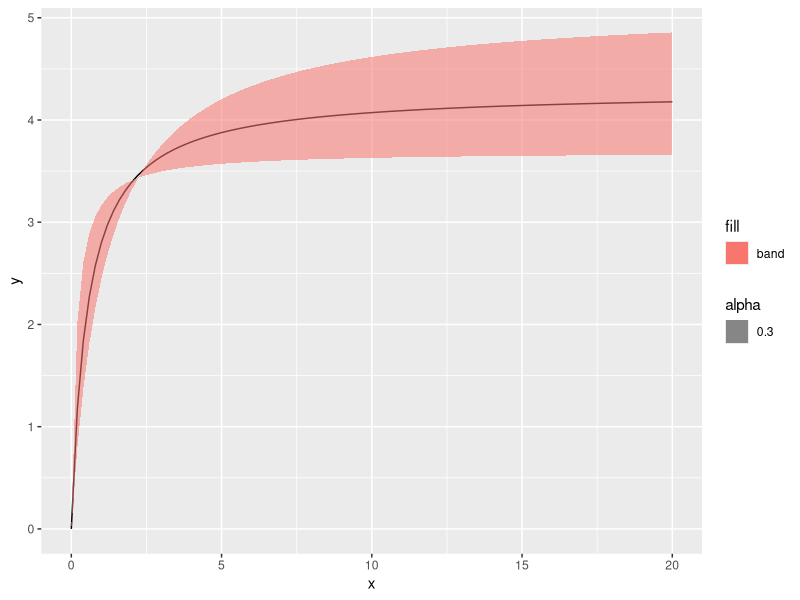
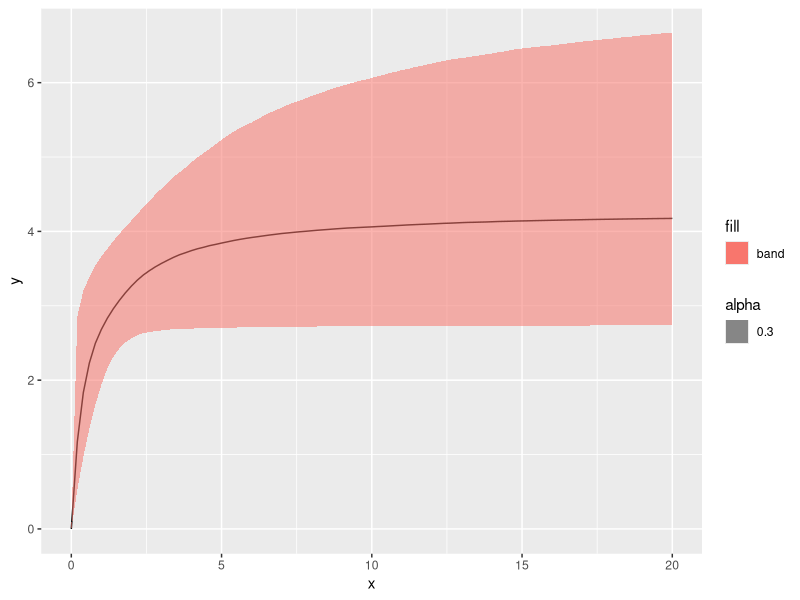
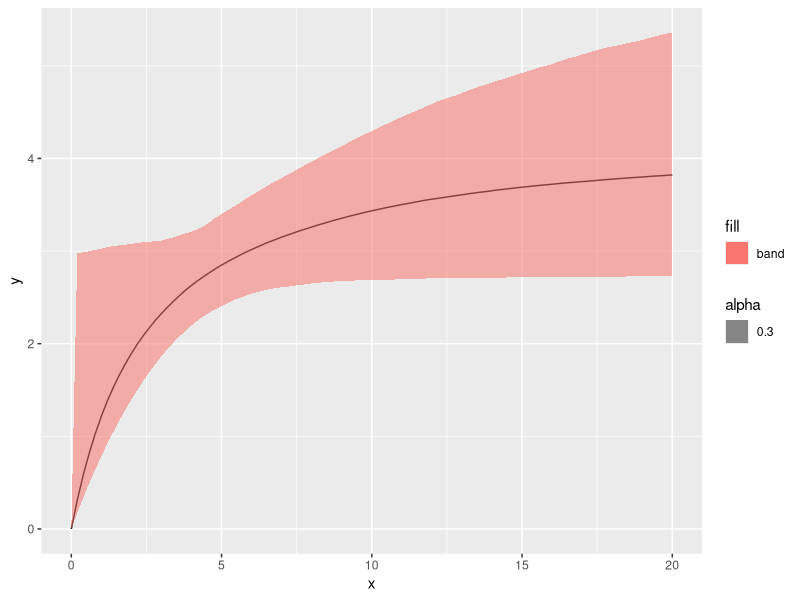
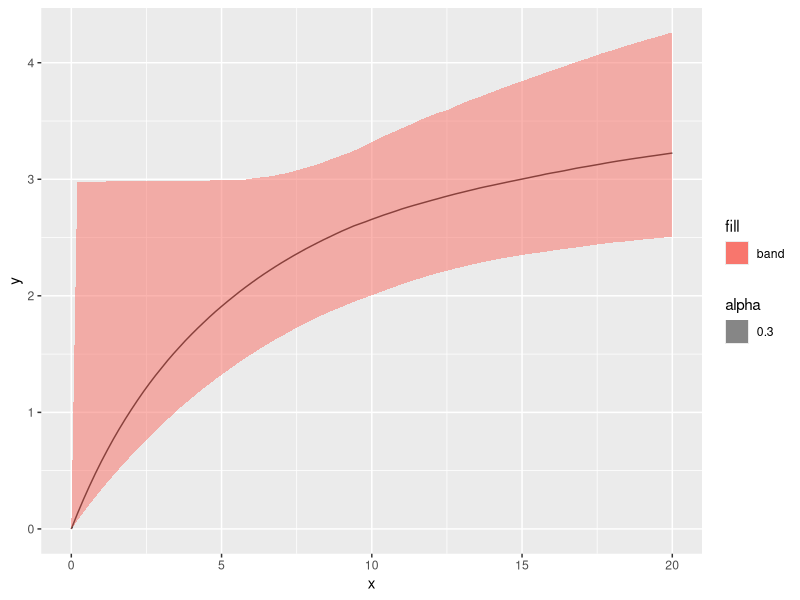
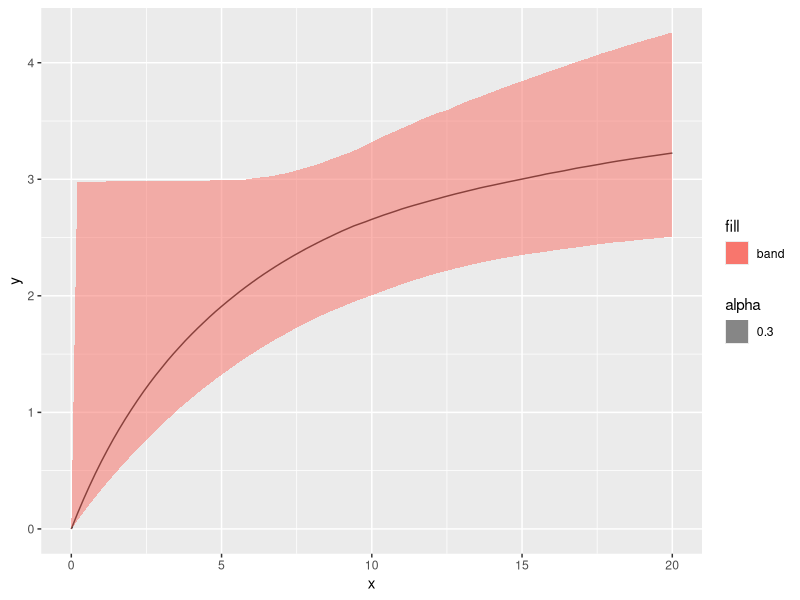

Write the R code that produced these figures, in order.
# Plot crab Functional Response Curves with bootstrapped confidence bands
# Author: Joe Curtis, 4/11/2019

# Load libraries, import data

rm(list=ls())

library(tidyverse)
library(here)


boot_param_hv <- read.csv(here("analysis/results/bootstrap_results_hv_avg.csv"))

# Get quartiles for bootstrapped parameters

boot_param_hv_sort <- as.data.frame(apply(boot_param_hv, 2,sort,decreasing = F))
lower_ci_hv <- boot_param_hv_sort[2500,c(1:4)]
upper_ci_hv <- boot_param_hv_sort[7500,c(1:4)]
median_ci_hv <- summarise(boot_param_hv_sort, a = median(a), b = median(b), s = median(s), m = median(m))

x_range <- seq(0,20,20/100)

lower_line_hv_1p <- (lower_ci_hv$a * x_range)/((lower_ci_hv$b*x_range)+(1^lower_ci_hv$m))
median_line_hv_1p <- (median_ci_hv$a * x_range)/((median_ci_hv$b*x_range)+(1^median_ci_hv$m))
upper_line_hv_1p <- (upper_ci_hv$a * x_range)/((upper_ci_hv$b*x_range)+(1^upper_ci_hv$m))

hv_plot_1p <- data.frame(x = x_range, y = median_line_hv_1p, lower = lower_line_hv_1p, upper = upper_line_hv_1p)

ggplot(hv_plot_1p, aes(x,y)) +
  geom_line() +
  geom_ribbon(aes(ymin=lower,ymax=upper,x=x,fill="band", alpha = 0.3))

boot_val_hv <- data.frame(matrix(ncol = nrow(boot_param_hv),nrow = length(x_range)))
for(i in seq(1,nrow(boot_param_hv),1)) {
  boot_val_hv[i] <- (boot_param_hv$a[i] * x_range)/((boot_param_hv$b[i]*x_range)+(1^boot_param_hv$m[i]))
}

boot_val_hv <- t(boot_val_hv)
boot_val_hv_sort <- as.data.frame(apply(boot_val_hv, 2,sort,decreasing = F))
boot_val_hv_lower <- as.data.frame(t(boot_val_hv_sort[500,]))
boot_val_hv_upper <- as.data.frame(t(boot_val_hv_sort[9500,]))
boot_val_hv_median <- as.data.frame(apply(boot_val_hv_sort, 2, median))
boot_val_hv_1p <- data.frame(x = x_range, y = boot_val_hv_median, lower = boot_val_hv_lower, upper = boot_val_hv_upper)
colnames(boot_val_hv_1p) <- c("x","y","upper","lower")

ggplot(boot_val_hv_1p, aes(x,y)) +
  geom_line() +
  geom_ribbon(aes(ymin=lower,ymax=upper,x=x,fill="band", alpha = 0.3))

boot_val_hv_2 <- data.frame(matrix(ncol = nrow(boot_param_hv),nrow = length(x_range)))
for(i in seq(1,nrow(boot_param_hv),1)) {
  boot_val_hv_2[i] <- (boot_param_hv$a[i] * x_range)/((boot_param_hv$b[i]*x_range)+(2^boot_param_hv$m[i]))
}

boot_val_hv_2 <- t(boot_val_hv_2)
boot_val_hv_sort_2 <- as.data.frame(apply(boot_val_hv_2, 2,sort,decreasing = F))
boot_val_hv_lower_2 <- as.data.frame(t(boot_val_hv_sort_2[500,]))
boot_val_hv_upper_2 <- as.data.frame(t(boot_val_hv_sort_2[9500,]))
boot_val_hv_median_2 <- as.data.frame(apply(boot_val_hv_sort_2, 2, median))
boot_val_hv_2p <- data.frame(x = x_range, y = boot_val_hv_median_2, lower = boot_val_hv_lower_2, upper = boot_val_hv_upper_2)
colnames(boot_val_hv_2p) <- c("x","y","upper","lower")

ggplot(boot_val_hv_2p, aes(x,y)) +
  geom_line() +
  geom_ribbon(aes(ymin=lower,ymax=upper,x=x,fill="band", alpha = 0.3))

boot_val_hv_3 <- data.frame(matrix(ncol = nrow(boot_param_hv),nrow = length(x_range)))
for(i in seq(1,nrow(boot_param_hv),1)) {
  boot_val_hv_3[i] <- (boot_param_hv$a[i] * x_range)/((boot_param_hv$b[i]*x_range)+(3^boot_param_hv$m[i]))
}

boot_val_hv_3 <- t(boot_val_hv_3)
boot_val_hv_sort_3 <- as.data.frame(apply(boot_val_hv_3, 2,sort,decreasing = F))
boot_val_hv_lower_3 <- as.data.frame(t(boot_val_hv_sort_3[500,]))
boot_val_hv_upper_3 <- as.data.frame(t(boot_val_hv_sort_3[9500,]))
boot_val_hv_median_3 <- as.data.frame(apply(boot_val_hv_sort_3, 2, median))
boot_val_hv_3p <- data.frame(x = x_range, y = boot_val_hv_median_3, lower = boot_val_hv_lower_3, upper = boot_val_hv_upper_3)
colnames(boot_val_hv_3p) <- c("x","y","upper","lower")


ggplot(boot_val_hv_3p, aes(x,y)) +
  geom_line() +
  geom_ribbon(aes(ymin=lower,ymax=upper,x=x,fill="band", alpha = 0.3))
ggplot(boot_val_hv_3p, aes(x,y)) +
  geom_line() +
  geom_ribbon(aes(ymin=lower,ymax=upper,x=x,fill="band", alpha = 0.3))